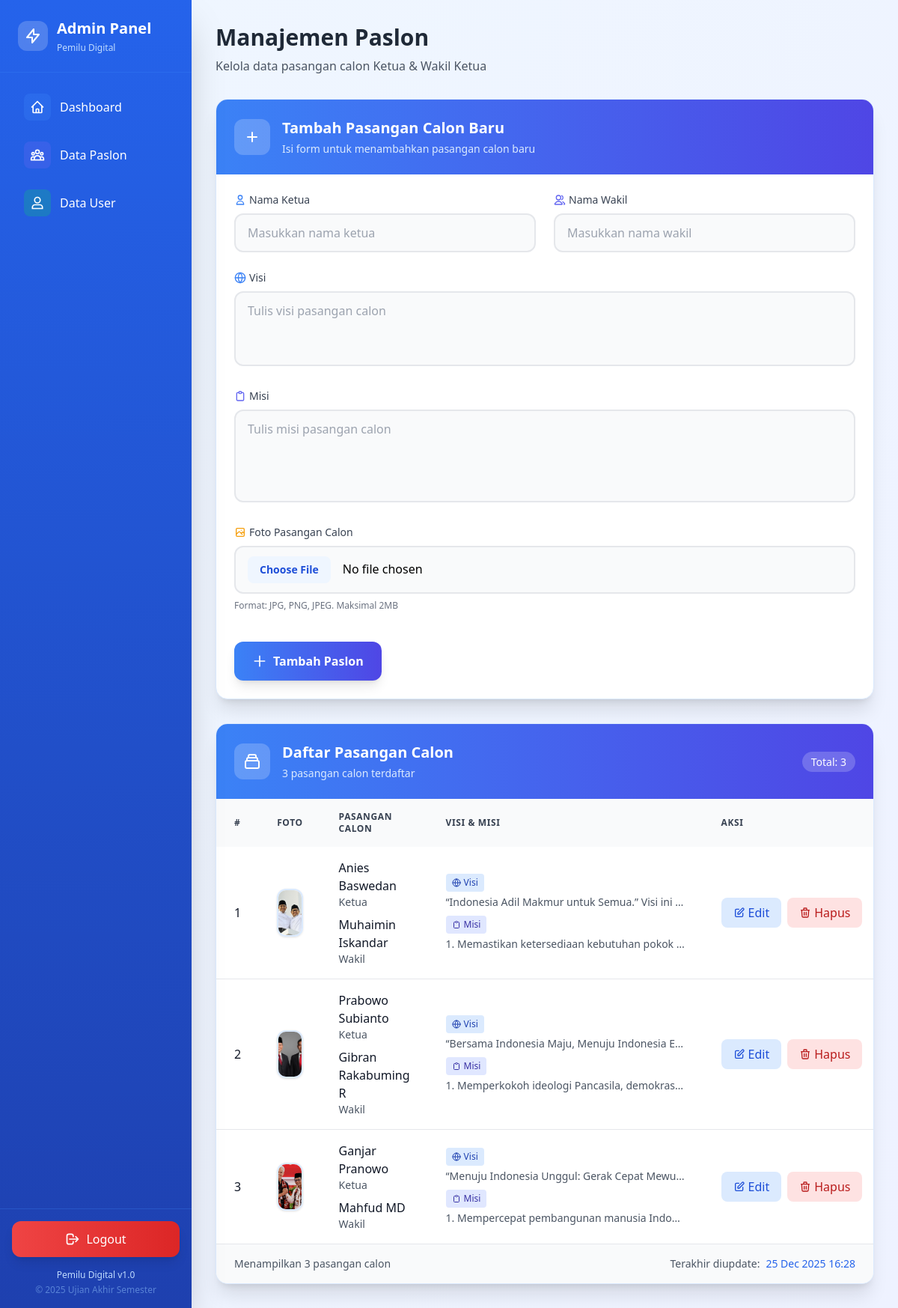
/pemilu-digital/admin/paslon/index.php (signed in), run on the app's committed database.
### tables this page shows
CREATE TABLE `paslon` (
  `id` int(11) NOT NULL,
  `nama_ketua` varchar(50) DEFAULT NULL,
  `nama_wakil` varchar(50) DEFAULT NULL,
  `visi` text DEFAULT NULL,
  `misi` text DEFAULT NULL,
  `foto` varchar(100) DEFAULT NULL
);

### pemilu-digital/admin/paslon/index.php (the view, shortened to what the rows shown need)
<?php
include "../../config/database.php";
$paslon = mysqli_query($conn, "SELECT * FROM paslon");
$edit = false;
include "../../layouts/app.php";
include "../../layouts/sidebar.php";
?>
<div class="p-4 sm:p-6 lg:p-8 ml-0 lg:ml-64 min-h-screen bg-gradient-to-br from-blue-50 to-indigo-50">
    <div class="mb-8">
        <div class="flex flex-col sm:flex-row sm:items-center sm:justify-between">
            <div>
                <h1 class="text-2xl sm:text-3xl font-bold text-gray-800">Manajemen Paslon</h1>
            </div>
        </div>
    </div>
    <div class="bg-white rounded-2xl shadow-xl mb-8 overflow-hidden border border-blue-100">
        <div class="bg-gradient-to-r from-blue-500 to-indigo-600 p-6">
            <div class="flex items-center">
                <div>
                    <h2 class="text-xl font-bold text-white">
                        <?= $edit ? "Edit Pasangan Calon" : "Tambah Pasangan Calon Baru" ?>
                    </h2>
                </div>
            </div>
        </div>
    </div>
    <div class="bg-white rounded-2xl shadow-xl overflow-hidden border border-blue-100">
        <div class="bg-gradient-to-r from-blue-500 to-indigo-600 p-6">
            <div class="flex items-center justify-between">
                <div class="flex items-center">
                    <div>
                        <h2 class="text-xl font-bold text-white">Daftar Pasangan Calon</h2>
                            <?php
                            mysqli_data_seek($paslon, 0);
                            ?>
                    </div>
                </div>
            </div>
        </div>
        <div class="overflow-x-auto">
            <table class="w-full">
                <thead>
                    <tr class="bg-gray-50">
                        <th class="py-4 px-6 text-left text-xs font-semibold text-gray-700 uppercase tracking-wider">
                            <div class="flex items-center">
                                <span>#</span>
                            </div>
                        </th>
                        <th class="py-4 px-6 text-left text-xs font-semibold text-gray-700 uppercase tracking-wider">
                            Foto
                        </th>
                        <th class="py-4 px-6 text-left text-xs font-semibold text-gray-700 uppercase tracking-wider">
                            Pasangan Calon
                        </th>
                        <th class="py-4 px-6 text-left text-xs font-semibold text-gray-700 uppercase tracking-wider">
                            Visi & Misi
                        </th>
                        <th class="py-4 px-6 text-left text-xs font-semibold text-gray-700 uppercase tracking-wider">
                            Aksi
                        </th>
                    </tr>
                </thead>
                <tbody class="divide-y divide-gray-200">
                    <?php $no = 1;
                    while ($row = mysqli_fetch_assoc($paslon)) : ?>
                        <tr class="hover:bg-blue-50 transition-colors duration-150">
                            <td class="py-4 px-6">
                                <div class="flex items-center">
                                    <span class="text-gray-900 font-medium"><?= $no++ ?></span>
                                </div>
                            </td>
                            <td class="py-4 px-6">
                                <?php if ($row['foto']): ?>
                                    <div class="relative">
                                        <img src="../../uploads/paslon/<?= $row['foto'] ?>"
                                            class="w-16 h-16 object-cover rounded-xl shadow border-2 border-blue-100">
                                    </div>
                                <?php endif; ?>
                            </td>
                            <td class="py-4 px-6">
                                <div>
                                    <p class="font-medium text-gray-900"><?= htmlspecialchars($row['nama_ketua']) ?></p>
                                    <p class="text-sm text-gray-600">Ketua</p>
                                </div>
                                <div class="mt-2">
                                    <p class="font-medium text-gray-900"><?= htmlspecialchars($row['nama_wakil']) ?></p>
                                    <p class="text-sm text-gray-600">Wakil</p>
                                </div>
                            </td>
                            <td class="py-4 px-6">
                                <div class="max-w-xs">
                                    <div class="mb-2">
                                        <span class="inline-flex items-center px-2 py-1 rounded text-xs font-medium bg-blue-100 text-blue-800">
                                            Visi
                                        </span>
                                        <p class="text-sm text-gray-600 mt-1 truncate"><?= htmlspecialchars(substr($row['visi'], 0, 60)) ?>...</p>
                                    </div>
                                    <div>
                                        <span class="inline-flex items-center px-2 py-1 rounded text-xs font-medium bg-indigo-100 text-indigo-800">
                                            <svg class="w-3 h-3 mr-1" fill="none" stroke="currentColor" viewBox="0 0 24 24">
                                                <path stroke-linecap="round" stroke-linejoin="round" stroke-width="2" d="M9 5H7a2 2 0 00-2 2v12a2 2 0 002 2h10a2 2 0 002-2V7a2 2 0 00-2-2h-2M9 5a2 2 0 002 2h2a2 2 0 002-2M9 5a2 2 0 012-2h2a2 2 0 012 2" />
                                            </svg>
                                            Misi
                                        </span>
                                        <p class="text-sm text-gray-600 mt-1 truncate"><?= htmlspecialchars(substr($row['misi'], 0, 60)) ?>...</p>
                                    </div>
                                </div>
                            </td>
                            <td class="py-4 px-6">
                                <div class="flex space-x-2">
                                    <a href="?edit=<?= $row['id'] ?>"
                                        class="inline-flex items-center px-4 py-2 bg-blue-100 hover:bg-blue-200 text-blue-700 rounded-lg transition-colors duration-200">
                                        <svg class="w-4 h-4 mr-1" fill="none" stroke="currentColor" viewBox="0 0 24 24">
                                            <path stroke-linecap="round" stroke-linejoin="round" stroke-width="2" d="M11 5H6a2 2 0 00-2 2v11a2 2 0 002 2h11a2 2 0 002-2v-5m-1.414-9.414a2 2 0 112.828 2.828L11.828 15H9v-2.828l8.586-8.586z" />
                                        </svg>
                                        Edit
                                    </a>
                                    <a href="hapus.php?id=<?= $row['id'] ?>"
                                        onclick="return confirm('Apakah Anda yakin ingin menghapus pasangan calon ini?')"
                                        class="inline-flex items-center px-4 py-2 bg-red-100 hover:bg-red-200 text-red-700 rounded-lg transition-colors duration-200">
                                        <svg class="w-4 h-4 mr-1" fill="none" stroke="currentColor" viewBox="0 0 24 24">
                                            <path stroke-linecap="round" stroke-linejoin="round" stroke-width="2" d="M19 7l-.867 12.142A2 2 0 0116.138 21H7.862a2 2 0 01-1.995-1.858L5 7m5 4v6m4-6v6m1-10V4a1 1 0 00-1-1h-4a1 1 0 00-1 1v3M4 7h16" />
                                        </svg>
                                        Hapus
                                    </a>
                                </div>
                            </td>
                        </tr>
                    <?php endwhile; ?>
                </tbody>
            </table>
        </div>
    </div>
</div>

### data on the page
paslon: foto (picture), nama_ketua "Anies Baswedan", nama_wakil "Muhaimin Iskandar", visi "“Indonesia Adil Makmur untuk Semua.” Visi ini…", misi "1. Memastikan ketersediaan kebutuhan pokok…"
paslon: foto (picture), nama_ketua "Prabowo Subianto", nama_wakil "Gibran Rakabuming R", visi "“Bersama Indonesia Maju, Menuju Indonesia E…", misi "1. Memperkokoh ideologi Pancasila, demokras…"
paslon: foto (picture), nama_ketua "Ganjar Pranowo", nama_wakil "Mahfud MD", visi "“Menuju Indonesia Unggul: Gerak Cepat Mewu…", misi "1. Mempercepat pembangunan manusia Indo…"

### other printed values
$total "3"
